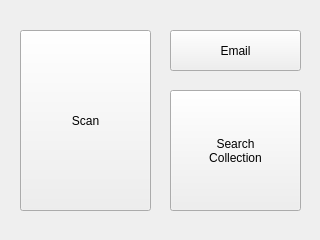
<?xml version="1.0" encoding="UTF-8"?>
<ui version="4.0">
 <class>MainMenu</class>
 <widget class="QWidget" name="MainMenu">
  <property name="geometry">
   <rect>
    <x>0</x>
    <y>0</y>
    <width>320</width>
    <height>240</height>
   </rect>
  </property>
  <property name="windowTitle">
   <string>MainMenu</string>
  </property>
  <widget class="QPushButton" name="scanButton">
   <property name="geometry">
    <rect>
     <x>20</x>
     <y>30</y>
     <width>131</width>
     <height>181</height>
    </rect>
   </property>
   <property name="text">
    <string>Scan</string>
   </property>
  </widget>
  <widget class="QPushButton" name="searchCollectionButton">
   <property name="geometry">
    <rect>
     <x>170</x>
     <y>90</y>
     <width>131</width>
     <height>121</height>
    </rect>
   </property>
   <property name="text">
    <string>Search 
Collection</string>
   </property>
  </widget>
  <widget class="QPushButton" name="EmailButton">
   <property name="geometry">
    <rect>
     <x>170</x>
     <y>30</y>
     <width>131</width>
     <height>41</height>
    </rect>
   </property>
   <property name="text">
    <string>Email</string>
   </property>
  </widget>
 </widget>
 <resources/>
 <connections/>
</ui>
